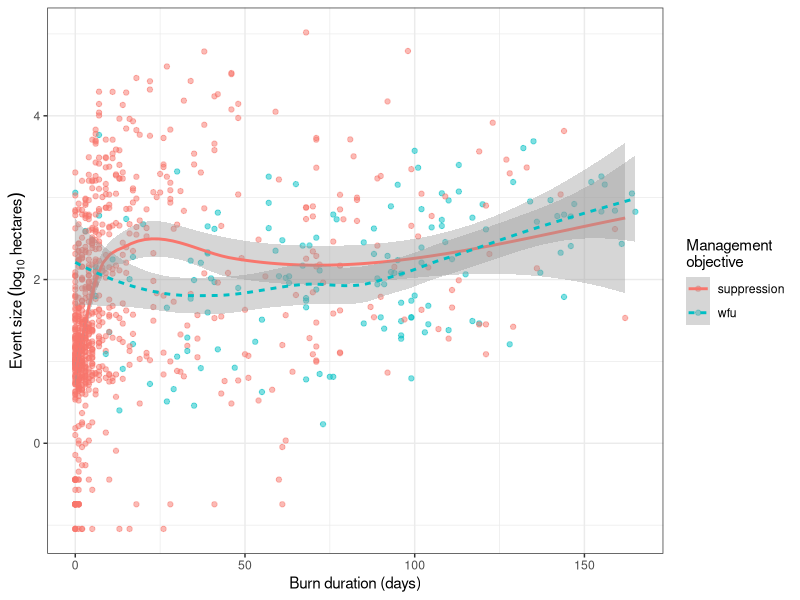
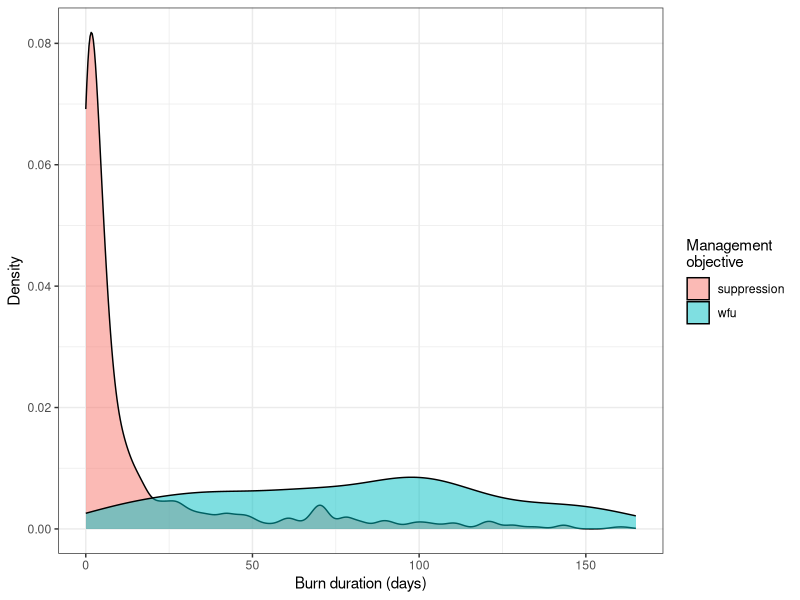
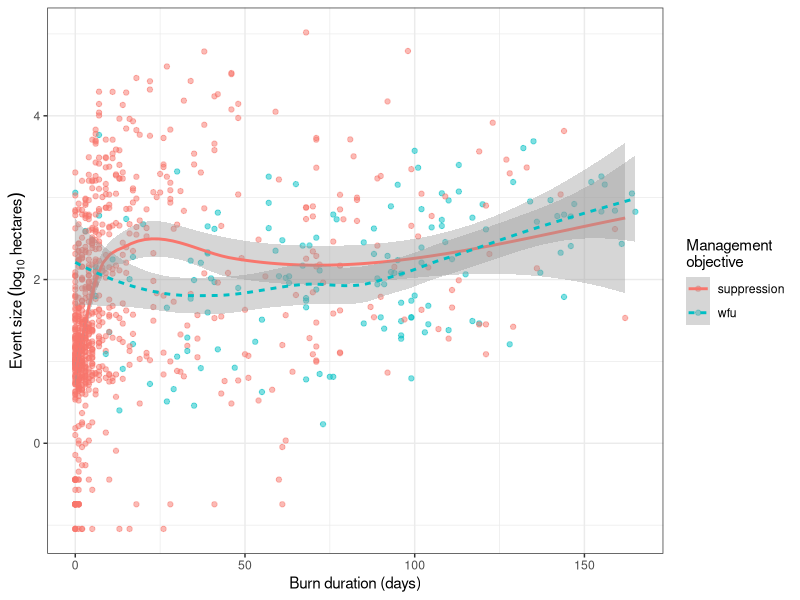
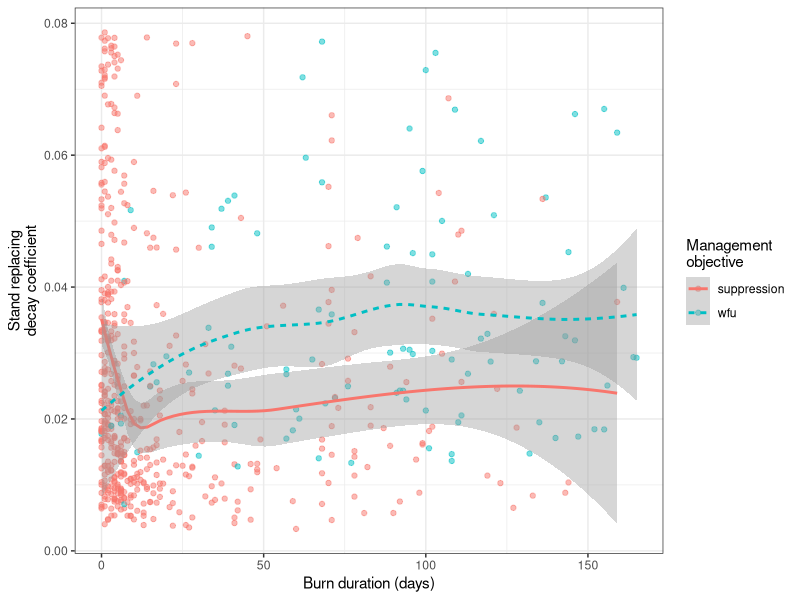
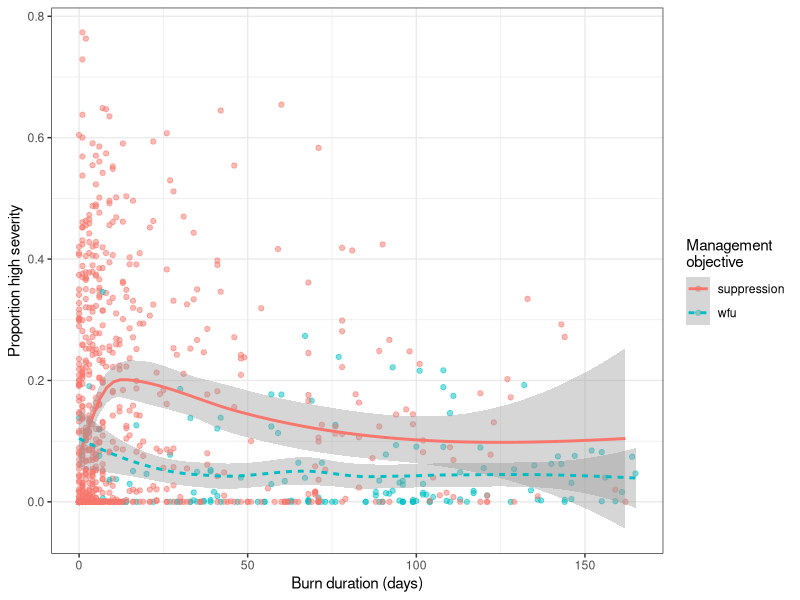
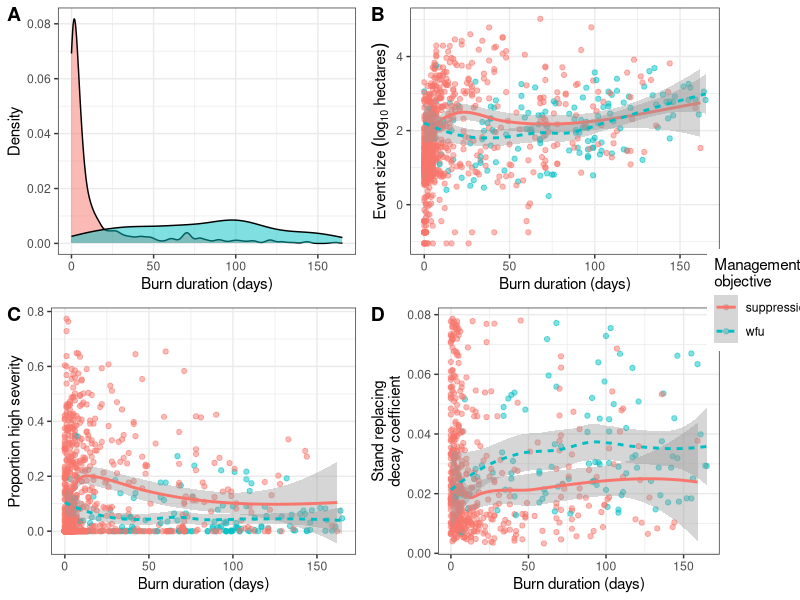

The R source for these figures, in order:
# Load libraries
library(tidyverse)
library(sf)
library(lubridate)
library(cowplot)

fires <- 
  read_csv("data/data_output/merged-data-and-derived-variables.csv")

duration_distribution <-
  ggplot(fires, aes(x = burn_duration, fill = objective)) +
  geom_density(alpha = 0.5) +
  theme_bw() +
  labs(x = "Burn duration (days)",
       y = "Density",
       fill = "Management\nobjective")

ggsave(plot = duration_distribution, filename = "figures/burn-duration-density-plot-by-objective.png")

event_size_v_duration <-
  ggplot(fires, aes(x = burn_duration, y = log(fire_area_m2 / 10000, base = 10), lty = objective, color = objective)) +
  geom_point(alpha = 0.5) +
  geom_smooth() +
  theme_bw() +
  labs(x = "Burn duration (days)",
       y = expression(Event ~ size ~ (log[10] ~ hectares)),
       lty = "Management\nobjective",
       color = "Management\nobjective")
event_size_v_duration
ggsave(plot = event_size_v_duration, filename = "figures/burn-duration-vs-event-size-by-objective.png")

sdc_v_duration <-
  ggplot(fires, aes(x = burn_duration, y = sdc, lty = objective, color = objective)) +
  geom_point(alpha = 0.5) +
  geom_smooth() +
  theme_bw() +
  labs(x = "Burn duration (days)",
       y = "Stand replacing\ndecay coefficient",
       lty = "Management\nobjective",
       color = "Management\nobjective")

ggsave(plot = sdc_v_duration, filename = "figures/burn-duration-vs-sdc-by-objective.png")

prop_high_v_duration <- 
  ggplot(fires, aes(x = burn_duration, y = prop_high, lty = objective, color = objective)) +
  geom_point(alpha = 0.5) +
  geom_smooth() +
  theme_bw() +
  labs(x = "Burn duration (days)",
       y = "Proportion high severity",
       lty = "Management\nobjective",
       color = "Management\nobjective")

ggsave(plot = prop_high_v_duration, filename = "figures/burn-duration-vs-proportion-high-severity-by-objective.png")


duration_distribution_no_legend <- duration_distribution + theme(legend.position = "none")
event_size_v_duration_no_legend <- event_size_v_duration + theme(legend.position = "none")
sdc_v_duration_no_legend <- sdc_v_duration + theme(legend.position = "none") 
prop_high_v_duration_no_legend <- prop_high_v_duration + theme(legend.position = "none")

shared_legend <- get_legend(sdc_v_duration)

# build grid without legends
pgrid <- plot_grid(duration_distribution_no_legend, 
                   event_size_v_duration_no_legend, 
                   prop_high_v_duration_no_legend, 
                   sdc_v_duration_no_legend,
                   ncol = 2,
                   labels = LETTERS[1:4])
# add legend
panel_plot <- plot_grid(pgrid, shared_legend, ncol = 2, rel_widths = c(1, .1))

ggsave(plot = panel_plot, filename = "figures/burn-duration-4-panel.png")
